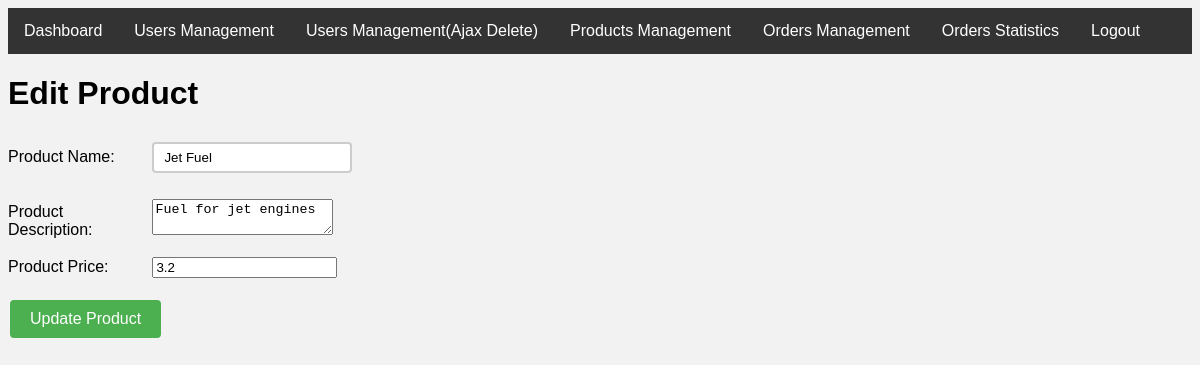
The app's page /mvc-oop/View/edit-product.php?id=5 (signed in) with its own data.
### tables this page shows
CREATE TABLE `products` (
  `product_id` int(11) NOT NULL,
  `name` varchar(50) NOT NULL,
  `description` varchar(255) DEFAULT NULL,
  `price` float NOT NULL,
  `created_at` timestamp NULL DEFAULT current_timestamp(),
  `updated_at` timestamp NULL DEFAULT current_timestamp() ON UPDATE current_timestamp()
);

### mvc-oop/View/edit-product.php (the view, shortened to what this page needs)
<?php
    include_once "header.php";
    include_once "navigation-menu.php";
?>
<?php
$db = new DatabaseConnection();
$conn = $db->getConnection();
$product_id = $_GET['id'];
$select_query = "SELECT * FROM products WHERE product_id='$product_id'";
$result = mysqli_query($conn, $select_query);
$product = mysqli_fetch_assoc($result);
?>
<!DOCTYPE html>
<html>
<head>
</head>
<body>
    <h1>Edit Product</h1>
    <form method="post" enctype="multipart/form-data">
        <label>Product Name:</label>
        <input type="text" name="product_name" value="<?php echo $product['name']; ?>"><br><br>
        <label>Product Description:</label>
        <textarea name="product_description"><?php echo $product['description']; ?></textarea><br><br>
        <label>Product Price:</label>
        <input type="number" name="product_price" step="any" value="<?php echo $product['price']; ?>"><br><br>
        <button type="submit">Update Product</button>
    </form>
    <?php
include 'footer.php';
?>

### mvc-oop/Assets/css/main.css (style rules this page uses)
body { font-family: Arial, sans-serif; background-color: #f2f2f2; }
label { display: inline-block; width: 120px; margin-right: 20px; }
input[type=text], input[type=password], input[type=email] { width: 200px; padding: 6px 10px; margin: 8px 0; box-sizing: border-box; border: 2px solid #ccc; border-radius: 4px; }
button { background-color: #4CAF50; border: none; color: white; padding: 10px 20px; text-align: center; text-decoration: none; display: inline-block; font-size: 16px; margin: 4px 2px; cursor: pointer; border-radius: 4px; }

### records on screen
products: product_name "Jet Fuel", product_description "Fuel for jet engines", product_price "3.2"
